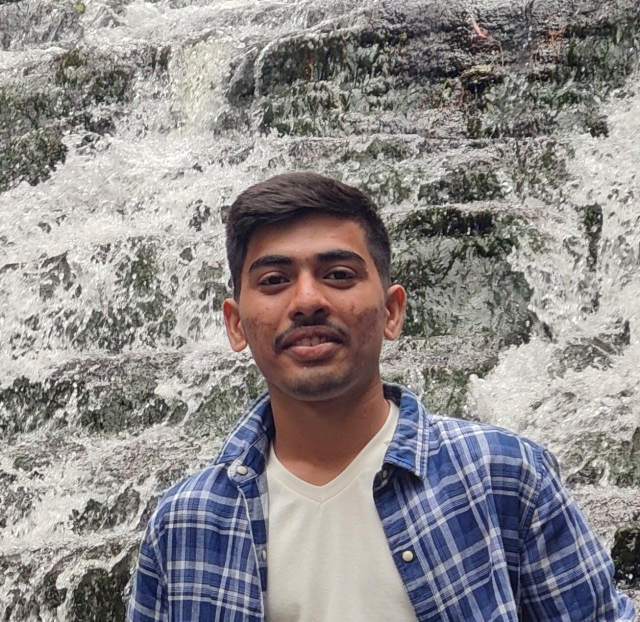
#> input picture src/ImagesAttendance/Koushik.jpeg, 1280 x 1243 px, given in place of the camera (shown at 1/2 size)
$ python main.py   (older library calls are emulated)
#> lines starting #> are read from the running program, lines starting #| are printed output that depends on the picture; after the words box and inside, x2 and y2 are one past the last pixel; in counts of white or black regions, pixels touching at a corner belong together
import cv2
import os
import numpy as np
from numpy.fft import fft2, ifft2
import matplotlib.pyplot as plt
from skimage.exposure import rescale_intensity
from scipy.signal import gaussian
import random
from skimage import filters
from skimage.segmentation import active_contour,chan_vese
from skimage.segmentation import slic, mark_boundaries
from skimage.segmentation import felzenszwalb

#Thresholding
# [344 lines left out: functions Thresholding, pixelVal, Intensity_trasformations, Intensity_level_slicing, Bit_Plane_Slicing, Histogram_equ and 9 more, not called in this run]

def gaussian_img(x,sigma):
    return (1.0/(2*np.pi*(sigma**2)))*np.exp(-(x**2)/(2*(sigma**2)))

def distance(x1,y1,x2,y2):
    return np.sqrt(np.abs((x1-x2)**2-(y1-y2)**2))

# [41 lines left out: functions bilateral_filter, Bilateral_filter, Geometric_mean, not called in this run]

def get_kernel():
    return np.ones((3, 3), np.float32) / 9

# [20 lines left out: function get_mean_with_kernel, not called in this run]

def get_median(filter_area):
    res = np.median(filter_area)
    return res

# [120 lines left out: functions mean_median_balanced_filter, minimumBoxFilter, maximumBoxFilter, notch_reject_filter, notch_reject, fastDenoise and 1 more, not called in this run]
frame=0
# [242 lines left out: functions add_gauss_noise, threshold_manual, thresholding_ski, active_contour_util, chan_vese_util, mark_boundaries_util and 11 more, not called in this run]
def enhance_preset(img, situation):
    # [40 lines of commented-out code are left out]
    if situation=='indoor.':
        img=Bit_Plane_Slicing(img)
        img=Histogram_equ(img)
        img=mean_median_balanced_filter(img)
        img=canny_edge(img)
        img=opening_util(img)
        img=thresholding_ski(img)

    elif situation=='night':
        img=Median_filter(img)
        img=Bilateral_filter(img)
        img=fastDenoise()
        img=sobel_edge(img)
        img=simple_linear_clustering(img)
        img=Intensity_level_slicing(img, 70, 200)

    return img


cascPath=os.path.dirname(cv2.__file__)+"/data/haarcascade_frontalface_default.xml"
faceCascade = cv2.CascadeClassifier(cascPath)


video_capture = cv2.VideoCapture(0)

while True:
    # Capture frame-by-frame
    ret, frames = video_capture.read()
#> frames is the input picture: shape (1243, 1280, 3); mean B, G, R 139, 138.9, 142.8
    frame=enhance_preset(frame, 'indoor')

    gray = cv2.cvtColor(frames, cv2.COLOR_BGR2GRAY)
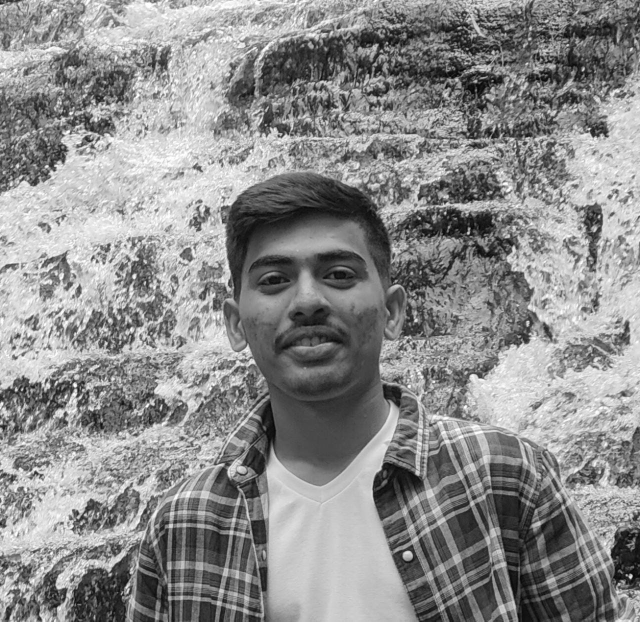
#> gray: shape (1243, 1280) (shown at 1/2 size); min 0, max 255, mean 140.1
    faces = faceCascade.detectMultiScale(
        gray,
        scaleFactor=1.1,
        minNeighbors=5,
        minSize=(30, 30),
        flags=cv2.CASCADE_SCALE_IMAGE
    )
#> faces = [[967, 1026, 72, 72], [1011, 422, 209, 209], [437, 406, 361, 361]]

    # Draw a rectangle around the faces
    for (x, y, w, h) in faces:
        cv2.rectangle(frames, (x, y), (x+w, y+h), (0, 255, 0), 2)
#> this loop made 3 passes
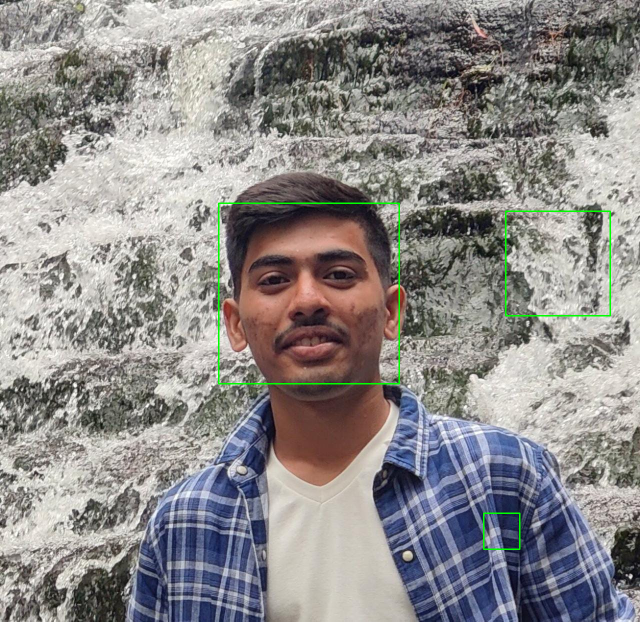
#> frames: shape (1243, 1280, 3) (shown at 1/2 size); 0.48% of pixels changed, all inside (x1, y1, x2, y2) = (436, 405, 1222, 1100)

    # Display the resulting frame
    cv2.imshow('Face Detection', frames)
    print(len(faces))
#| 3
    if cv2.waitKey(1) & 0xFF == ord('q'):
#> (key q is pressed here)
        break
cv2.destroyAllWindows()

$ run again, on src/ImagesAttendance/Uday.jpeg
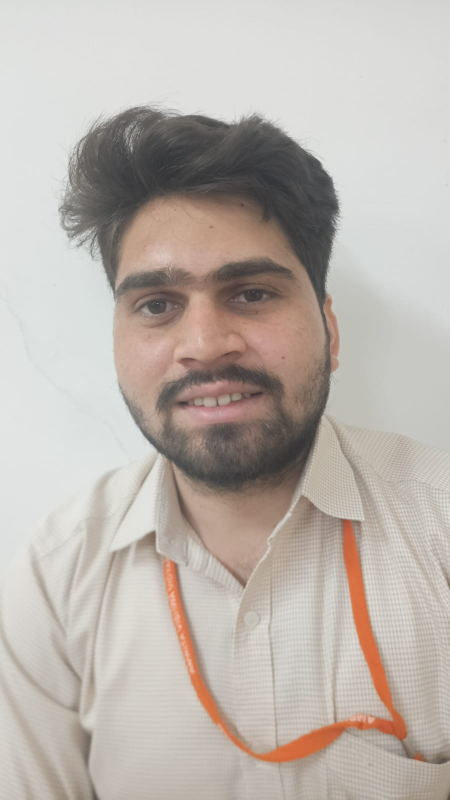
#> input picture src/ImagesAttendance/Uday.jpeg, 899 x 1599 px, given in place of the camera (shown at 1/2 size)
#> frames is the input picture: shape (1599, 899, 3); mean B, G, R 173, 179.8, 187.9
#> `gray = cv2.cvtColor(frames, cv2.COLOR_BGR2GRAY)`:
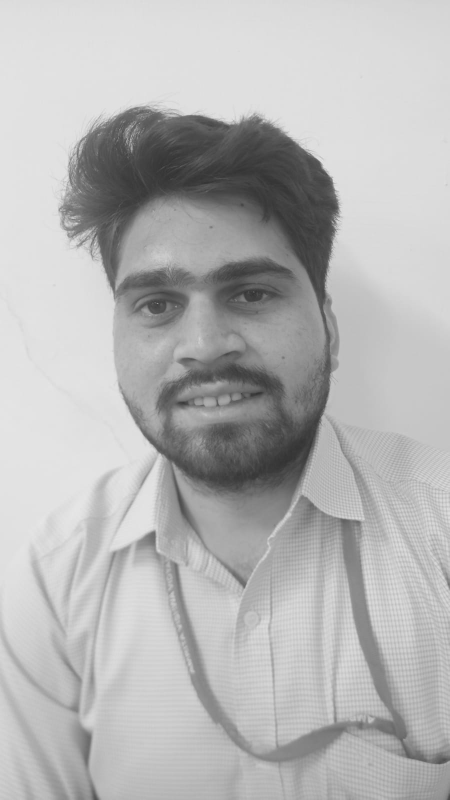
#> gray: shape (1599, 899) (shown at 1/2 size); min 49, max 232, mean 181.4
#> faces = [[133, 365, 581, 581]]
#> the loop `for (x, y, w, h) in faces:` made 1 pass
#> after the loop `for (x, y, w, h) in faces:`:
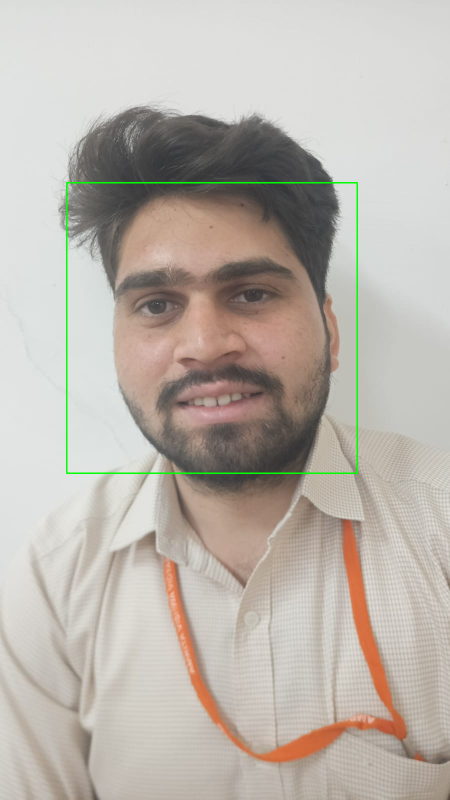
#> frames: shape (1599, 899, 3) (shown at 1/2 size); 0.48% of pixels changed, all inside (x1, y1, x2, y2) = (132, 364, 716, 948)
#| 1
